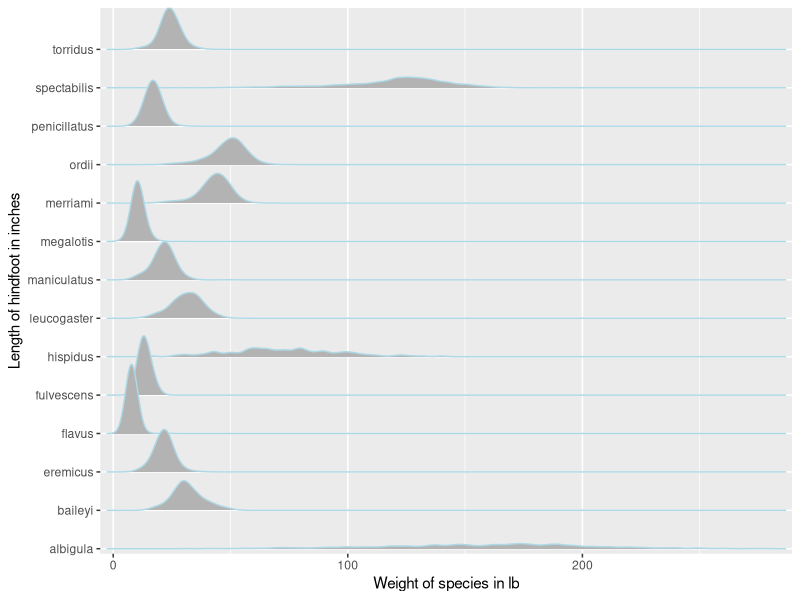
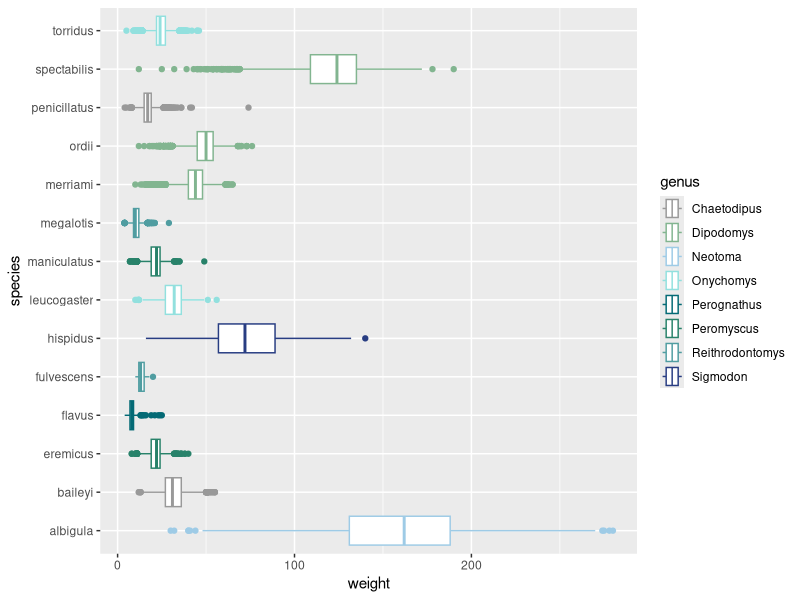

Here is the R script that generated these plots, in order:
## ---- chunk 1
library(tidyverse)
library(ggridges)
library(here)
 surveys <- read_csv(here::here("supporting_artifacts",                               "Labs", "Lab_2_Final",
                               "surveys.csv"))
## ---- chunk 2
testplot <- ggplot(data = surveys 
                 ) +

  geom_density_ridges(mapping = aes(x = weight,
                                    y = species, ),
               color = "light blue"
                           ) +
  scale_y_discrete(expand = c(0.01, 0)) +
  scale_x_continuous(expand = c(0.01, 0)) +
  labs( x = "Weight of species in lb", 
        y = "Length of hindfoot in inches" )
testplot
## ---- chunk 3
cdPalette_bluegreen <- c("#999999", "#82b590", "#9ecbe6", "#92e0de", "#046a75", "#28826a", "#509da1", "#283d82")
  
ggplot(surveys, aes(x = weight, y = species, color = genus)) +
geom_boxplot() +
scale_color_manual(values = cdPalette_bluegreen)
